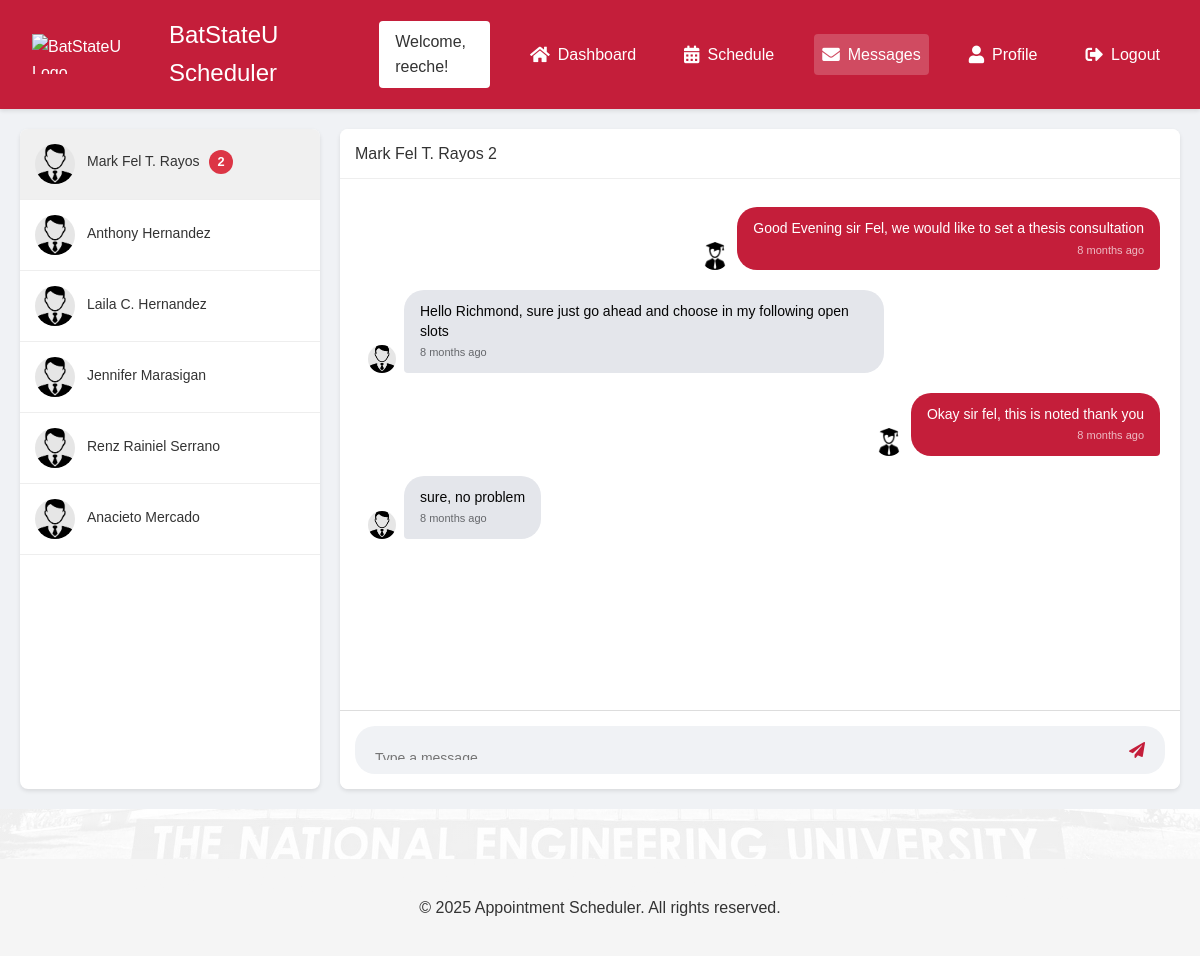
Screenshot of /messages/ (signed in) with the database file from the repository.
### AppointmentWebsite/models.py (models this page shows, shortened)
class UserProfile(models.Model):
    user = models.OneToOneField(User, on_delete=models.CASCADE)
    user_type = models.CharField(max_length=10, choices=[('student', 'Student'), ('faculty', 'Faculty')])
    phone_number = models.CharField(max_length=15, blank=True, null=True)
    profile_picture = models.ImageField(upload_to='profile_pictures/', null=True, blank=True)
    title = models.CharField(max_length=100, blank=True, null=True)
    department = models.CharField(max_length=100, blank=True, null=True)
    office_location = models.CharField(max_length=100, blank=True, null=True)
    office_hours = models.CharField(max_length=200, blank=True, null=True)
    specialization = models.CharField(max_length=200, blank=True, null=True)
    research_interests = models.TextField(blank=True, null=True)
    years_of_experience = models.IntegerField(null=True, blank=True)

class Message(models.Model):
    student = models.ForeignKey(User, on_delete=models.CASCADE, related_name='student_messages')
    faculty = models.ForeignKey(User, on_delete=models.CASCADE, related_name='faculty_messages')
    content = models.TextField()
    sender_type = models.CharField(max_length=10, choices=[('student', 'Student'), ('faculty', 'Faculty')])
    attachment = models.FileField(upload_to='message_attachments/', null=True, blank=True)
    is_read = models.BooleanField(default=False)
    created_at = models.DateTimeField(auto_now_add=True)
    updated_at = models.DateTimeField(auto_now=True)
    class Meta:
        ordering = ['-created_at']
    def __str__(self):
        return f"Message from {self.get_sender().get_full_name()} to {self.get_recipient().get_full_name()}"
    def get_sender(self):
        return self.student if self.sender_type == 'student' else self.faculty
    def get_recipient(self):
        return self.faculty if self.sender_type == 'student' else self.student

### Appointment_Scheduler/views.py (the view)
# urls.py: path('messages/', views.messages_view, name='messages'),  # Added messages URL pattern
@login_required
def messages_view(request):
    try:
        user_profile = request.user.userprofile
        if user_profile.user_type == 'faculty':
            return redirect('faculty_messages')
    except UserProfile.DoesNotExist:
        return redirect('edit_profile')
    faculty_id = request.GET.get('faculty_id')
    messages_query = Message.objects.filter(student=request.user)
    if faculty_id:
        messages_query = messages_query.filter(faculty_id=faculty_id)
    student_messages = messages_query.prefetch_related('replies').order_by('-created_at')
    available_faculty = UserProfile.objects.filter(
        user_type='faculty'
    ).select_related('user')
    unread_by_faculty = {}
    for faculty in available_faculty:
        unread_count = student_messages.filter(faculty=faculty.user, is_read=False, sender_type='faculty').count()
        unread_by_faculty[faculty.user.id] = unread_count
    context = {
        'messages': student_messages,
        'unread_count': student_messages.filter(is_read=False).count(),
        'available_faculty': available_faculty,
        'selected_faculty_id': faculty_id,
        'unread_by_faculty': unread_by_faculty,
    }
    return render(request, 'messages.html', context)

### AppointmentWebsite/templatetags/dict_get.py (called while the page is built)
@register.filter
def dict_get(d, key):
    return d.get(key, 0)

### templates/messages.html (shortened to what this page needs)
{% extends 'base.html' %}
{% load static dict_get %}
{% block content %}
<div class="messages-page">
    <div class="faculty-list">
        {% for faculty in available_faculty %}
            {% if faculty.user.get_full_name %}
            <div class="faculty-item" data-faculty-id="{{ faculty.user.id }}">
                <img src="{% if faculty.user.profile_picture %}{{ faculty.user.profile_picture.url }}{% else %}{% static 'images/faculty.png' %}{% endif %}"
                     class="faculty-avatar" alt="{{ faculty.user.get_full_name }}">
                <div class="faculty-info">
                    <div class="faculty-name">
                        {{ faculty.user.get_full_name }}
                        {% if unread_by_faculty|dict_get:faculty.user.id > 0 %}
                            <span class="unread-badge">{{ unread_by_faculty|dict_get:faculty.user.id }}</span>
                        {% endif %}
                    </div>
                </div>
            </div>
            {% endif %}
        {% endfor %}
    </div>
    <div class="chat-container">
        <div class="chat-header" id="chatHeader">
            <h3></h3>
        </div>
        <div class="messages-area" id="messagesArea">
            <div class="messages-wrapper">
                {% if messages %}
                    {% for message in messages reversed %}
                        {% if message.sender_type == 'student' and message.student == user %}
                            <div class="message-group sent">
                                <div class="message sent">
                                    {{ message.content }}
                                    <div class="message-time">{{ message.created_at|timesince }} ago</div>
                                </div>
                                <img src="{% if user.profile_picture %}{{ user.profile_picture.url }}{% else %}{% static 'images/student.png' %}{% endif %}"
                                     class="message-avatar" alt="Your profile picture">
                            </div>
                        {% else %}
                            <div class="message-group received">
                                <img src="{% if message.faculty.profile_picture %}{{ message.faculty.profile_picture.url }}{% else %}{% static 'images/faculty.png' %}{% endif %}"
                                     class="message-avatar" alt="{{ message.faculty.get_full_name }}">
                                <div class="message received">
                                    {{ message.content }}
                                    <div class="message-time">{{ message.created_at|timesince }} ago</div>
                                </div>
                            </div>
                        {% endif %}
                    {% endfor %}
                {% else %}
                    <div class="no-messages">
                        <p>Select a faculty member to start messaging</p>
                    </div>
                {% endif %}
            </div>
        </div>
        <div class="message-input-area">
            <form id="messageForm" method="post" action="{% url 'send_message' %}">
                <div class="input-wrapper">
                    <textarea class="message-input"
                            id="messageContent"
                            name="content"
                            placeholder="Type a message..."
                            rows="1"></textarea>
                    <button type="submit" class="send-button">
                        <i class="fas fa-paper-plane"></i>
                    </button>
                </div>
            </form>
        </div>
    </div>
</div>
{% endblock %}

### templates/header.html (shortened to what this page needs)
{% load static %}
<header class="site-header">
    <div class="header-content">
        <div class="left-section">
            <img src="https://batstate-u.edu.ph/wp-content/uploads/2022/05/BatStateU-NEU-Logo.png" alt="BatStateU Logo" class="logo">
            <span class="logo-text">BatStateU Scheduler</span>
        </div>
        {% if user.is_authenticated %}
        <div class="right-section">
            <div class="welcome-box">
                Welcome, {{ user.username }}!
            </div>
            <nav class="nav-menu">
                <a href="{% url 'dashboard' %}" class="nav-link {% if request.path == '/dashboard/' %}active{% endif %}">
                    <i class="fas fa-home"></i> Dashboard
                </a>
                <a href="{% url 'schedule' %}" class="nav-link {% if 'schedule' in request.path %}active{% endif %}">
                    <i class="fas fa-calendar-alt"></i> Schedule
                </a>
                <a href="{% url 'messages' %}" class="nav-link {% if 'messages' in request.path %}active{% endif %}">
                    <i class="fas fa-envelope"></i> Messages
                </a>
                <a href="{% url 'profile' %}" class="nav-link {% if 'profile' in request.path %}active{% endif %}">
                    <i class="fas fa-user"></i> Profile
                </a>
                <a href="{% url 'logout' %}" class="nav-link">
                    <i class="fas fa-sign-out-alt"></i> Logout
                </a>
            </nav>
        </div>
        {% endif %}
    </div>
</header>
<link rel="stylesheet" href="https://cdnjs.cloudflare.com/ajax/libs/font-awesome/5.15.4/css/all.min.css">

### static/css/style.css (style rules this page uses)
:root { --primary-red: #9D2235; --dark-red: #7B1E2B; --white: #FFFFFF; --light-gray: #F5F5F5; --dark-gray: #333333; --border-gray: #DDDDDD; }
body { font-family: Arial, sans-serif; line-height: 1.6; margin: 0; padding: 0; background-image: linear-gradient(rgba(255, 255, 255, 0.7), rgba(255, 255, 255, 0.7)), url('../images/batstate-bg.jpg'); background-repeat: no-repeat; background-position: center center; background-attachment: fixed; background-size: cover; min-height: 100vh; width: 100%; }
.site-header { background-color: rgba(255, 255, 255, 0.95); box-shadow: 0 1px 3px rgba(0,0,0,0.1); }
.site-header { background-color: rgba(255, 255, 255, 0.95); box-shadow: 0 2px 4px rgba(0,0,0,0.1); padding: 1rem 2rem; position: sticky; top: 0; z-index: 1000; }
.header-content { display: flex; justify-content: space-between; align-items: center; max-width: 1200px; margin: 0 auto; }

### templates/messages.html (style rules this page uses)
.messages-page { display: flex; height: calc(100vh - 100px); padding: 20px; background: #f0f2f5; }
.faculty-list { width: 300px; background: white; border-radius: 8px; overflow-y: auto; margin-right: 20px; box-shadow: 0 2px 4px rgba(0,0,0,0.1); }
.faculty-item { display: flex; align-items: center; padding: 15px; cursor: pointer; border-bottom: 1px solid #eee; transition: background-color 0.2s; }
.faculty-item.active { background-color: #f0f0f0; }
.faculty-avatar { width: 40px; height: 40px; border-radius: 50%; margin-right: 12px; object-fit: cover; }
.faculty-info { flex: 1; }
.faculty-name { font-size: 14px; color: #333; margin-bottom: 4px; }
.chat-container { flex: 1; display: flex; flex-direction: column; background: white; border-radius: 8px; overflow: hidden; box-shadow: 0 2px 4px rgba(0,0,0,0.1); }
.chat-header { padding: 15px; border-bottom: 1px solid #eee; background: white; }
.chat-header h3 { margin: 0; font-size: 16px; color: #333; }
.messages-area { flex: 1; overflow-y: auto; padding: 20px; background: white; }
.messages-wrapper { display: flex; flex-direction: column; }
.message-group { display: flex; align-items: flex-end; margin: 8px 0; width: 100%; }
.message-group.sent { flex-direction: row-reverse; }
.message-group.received { flex-direction: row; }
.message { max-width: 60%; padding: 12px 16px; border-radius: 20px; word-wrap: break-word; font-size: 14px; line-height: 1.4; position: relative; }
.message.sent { background-color: #C41E3A; color: white; border-bottom-right-radius: 4px; }
.message.received { background-color: #E4E6EB; color: #050505; border-bottom-left-radius: 4px; }
.message-avatar { width: 28px; height: 28px; border-radius: 50%; margin: 0 8px; object-fit: cover; }
.message-time { font-size: 11px; margin-top: 4px; }
.message.sent .message-time { color: rgba(255, 255, 255, 0.7); text-align: right; }
.message.received .message-time { color: #65676B; text-align: left; }
.message-input-area { padding: 15px; border-top: 1px solid #ddd; background: white; }
.input-wrapper { display: flex; align-items: center; gap: 10px; background: #F0F2F5; border-radius: 20px; padding: 8px 12px; }
.message-input { flex: 1; padding: 8px; border: none; background: transparent; resize: none; height: 20px; font-size: 14px; line-height: 20px; outline: none; }
.send-button { background: transparent; color: #C41E3A; border: none; width: 32px; height: 32px; border-radius: 50%; cursor: pointer; display: flex; align-items: center; justify-content: center; transition: background-color 0.2s; }
.message-group + .message-group { margin-top: 12px; }
.unread-badge { display: inline-block; background-color: #dc3545; color: white; padding: 2px 8px; border-radius: 12px; font-size: 0.8rem; margin-left: 6px; font-weight: bold; }

### rows the page displays
UserProfile: user.get_full_name "Mark Fel T. Rayos", user "2"
UserProfile: user.get_full_name "Anthony Hernandez"
UserProfile: user.get_full_name "Laila C. Hernandez"
UserProfile: user.get_full_name "Jennifer Marasigan"
UserProfile: user.get_full_name "Renz Rainiel Serrano"
UserProfile: user.get_full_name "Anacieto Mercado"
Message: content "Good Evening sir Fel, we would like to set a thesis consultation", created_at "8 months"
Message: content "Hello Richmond, sure just go ahead and choose in my following open slots", created_at "8 months"
Message: content "Okay sir fel, this is noted thank you", created_at "8 months"
Message: content "sure, no problem", created_at "8 months"

### other values shown
{{ user.username }} "reeche"
